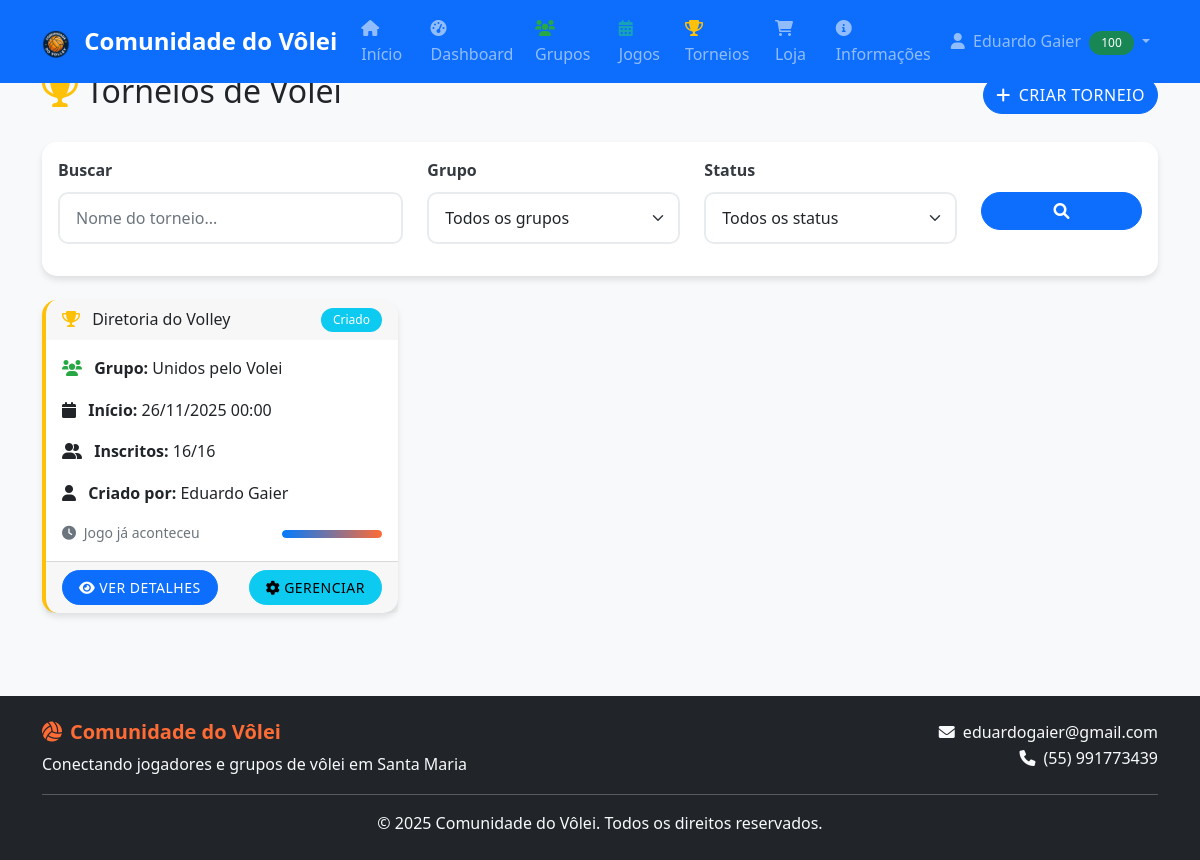
Before: /torneios.php (signed in) with the older database file.
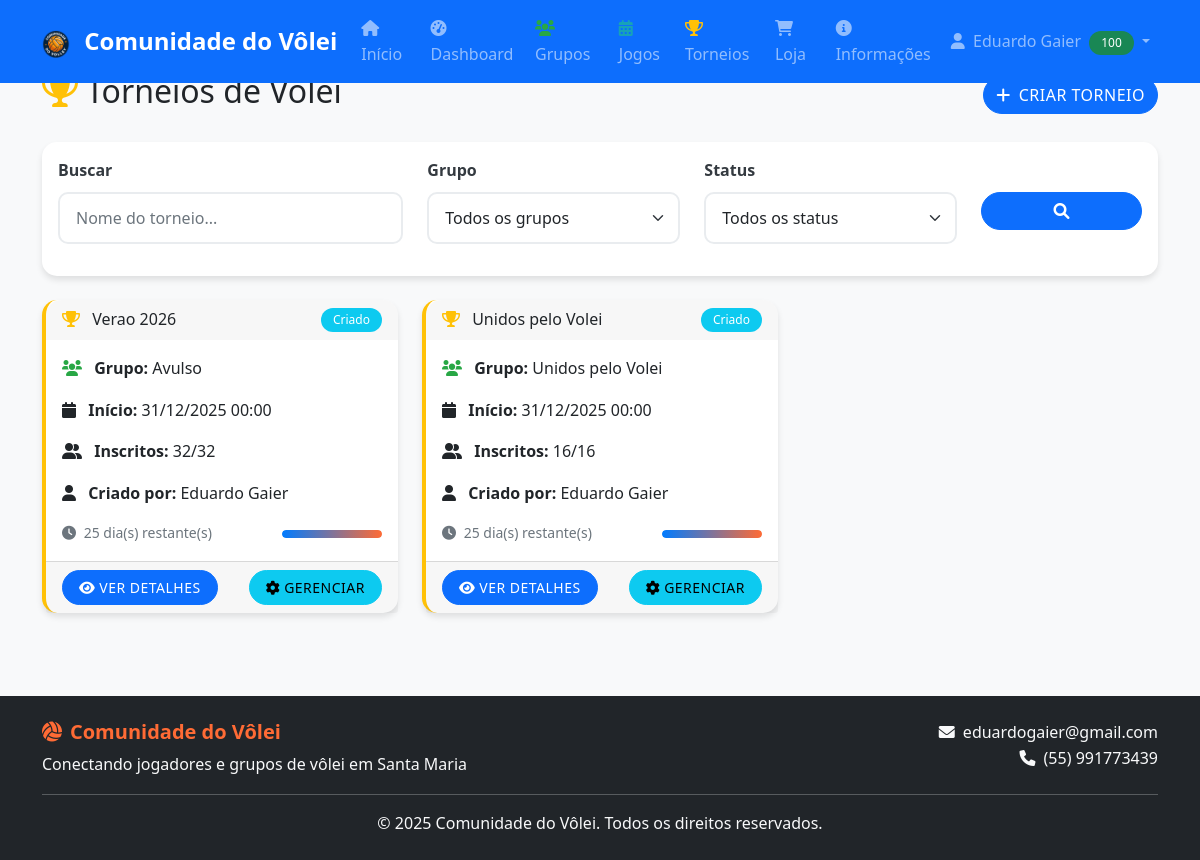
After: the same page with the newer database file.
### tables this page shows
CREATE TABLE `torneios` (
  `id` int(11) NOT NULL,
  `nome` varchar(100) NOT NULL,
  `descricao` text DEFAULT NULL,
  `grupo_id` int(11) DEFAULT NULL,
  `tipo` enum('grupo','avulso') DEFAULT 'grupo',
  `data_inicio` datetime NOT NULL,
  `data_fim` datetime DEFAULT NULL,
  `max_participantes` int(11) DEFAULT 16,
  `quantidade_times` int(11) DEFAULT NULL,
  `integrantes_por_time` int(11) DEFAULT NULL,
  `modalidade` enum('todos_contra_todos','todos_chaves') DEFAULT NULL,
  `quantidade_grupos` int(11) DEFAULT NULL,
  `status` enum('Criado','Inscrições Abertas','Em Andamento','Finalizado','Cancelado') DEFAULT 'Criado',
  `criado_por` int(11) NOT NULL,
  `data_criacao` timestamp NOT NULL DEFAULT current_timestamp(),
  `inscricoes_abertas` tinyint(1) NOT NULL DEFAULT 0
);

CREATE TABLE `grupos` (
  `id` int(11) NOT NULL,
  `nome` varchar(100) NOT NULL,
  `logo_id` int(11) DEFAULT NULL,
  `descricao` text DEFAULT NULL,
  `nivel` enum('Iniciante','Amador','Avançado','Profissional') DEFAULT NULL,
  `administrador_id` int(11) NOT NULL,
  `local_principal` varchar(200) DEFAULT NULL,
  `contato` text DEFAULT NULL,
  `ativo` tinyint(1) DEFAULT 1,
  `data_criacao` timestamp NOT NULL DEFAULT current_timestamp(),
  `modalidade` enum('Vôlei','Vôlei Quadra','Vôlei Areia','Beach Tênis') DEFAULT NULL
);

CREATE TABLE `usuarios` (
  `id` int(11) NOT NULL,
  `nome` varchar(100) NOT NULL,
  `usuario` varchar(50) NOT NULL,
  `cpf` varchar(14) DEFAULT NULL,
  `telefone` varchar(15) DEFAULT NULL,
  `email` varchar(100) NOT NULL,
  `senha` varchar(255) NOT NULL,
  `nivel` enum('Iniciante','Intermediário','Avançado','Profissional') NOT NULL,
  `genero` enum('Masculino','Feminino') NOT NULL DEFAULT 'Masculino',
  `disponibilidade` text DEFAULT NULL,
  `data_aniversario` date DEFAULT NULL,
  `reputacao` int(11) DEFAULT 0,
  `foto_perfil` varchar(255) DEFAULT NULL,
  `data_cadastro` timestamp NOT NULL DEFAULT current_timestamp(),
  `ativo` tinyint(1) DEFAULT 1,
  `is_premium` tinyint(1) DEFAULT 0,
  `premium_ativado_em` timestamp NULL DEFAULT NULL,
  `premium_expira_em` timestamp NULL DEFAULT NULL,
  `ultimo_pagamento` timestamp NULL DEFAULT NULL,
  `is_admin` tinyint(1) DEFAULT 0
);

### includes/db_connect.php (called while the page is built, shortened)
<?php
function executeQuery($pdo, $sql, $params = []) {
    try {
        $stmt = $pdo->prepare($sql);
        $stmt->execute($params);
        return $stmt;
    } catch(PDOException $e) {
        error_log("Erro na query: " . $e->getMessage());
        return false;
    }
}
?>

### includes/functions.php (called while the page is built, shortened)
<?php
function formatarData($data, $formato = 'd/m/Y H:i') {
    return date($formato, strtotime($data));
}
function tempoRestante($data) {
    $agora = new DateTime();
    $data_jogo = new DateTime($data);
    $diferenca = $agora->diff($data_jogo);
    if ($agora > $data_jogo) {
        return 'Jogo já aconteceu';
    }
    if ($diferenca->days > 0) {
        return $diferenca->days . ' dia(s) restante(s)';
    } elseif ($diferenca->h > 0) {
        return $diferenca->h . ' hora(s) restante(s)';
    } else {
        return $diferenca->i . ' minuto(s) restante(s)';
    }
}
?>

### torneios.php (the view, shortened to what the changed rows need)
<?php
require_once 'includes/db_connect.php';
require_once 'includes/functions.php';
$sql = "SELECT t.*, g.nome as grupo_nome, u.nome as criado_por_nome,
               COUNT(tp.id) as total_inscritos
        FROM torneios t
        LEFT JOIN grupos g ON t.grupo_id = g.id
        LEFT JOIN usuarios u ON t.criado_por = u.id
        LEFT JOIN torneio_participantes tp ON t.id = tp.torneio_id
        WHERE t.status IN ('Criado', 'Inscrições Abertas', 'Em Andamento')
        GROUP BY t.id
        ORDER BY t.data_inicio ASC";
$stmt = executeQuery($pdo, $sql);
$torneios = $stmt ? $stmt->fetchAll() : [];
include 'includes/header.php';
?>
<div class="row">
    <div class="col-12">
        <div class="d-flex justify-content-between align-items-center mb-4">
            <h2>
                <i class="fas fa-trophy me-2"></i>Torneios de Vôlei
            </h2>
        </div>
    </div>
</div>
<div class="row">
    <div class="col-12">
        <?php if (empty($torneios)): ?>
            <div class="text-center py-5">
                <i class="fas fa-trophy fa-4x text-muted mb-3"></i>
                <h5 class="text-muted">Nenhum torneio encontrado</h5>
                <p class="text-muted">Seja o primeiro a criar um torneio!</p>
                <button class="btn btn-primary" data-bs-toggle="modal" data-bs-target="#criarTorneioModal">
                    <i class="fas fa-plus me-2"></i>Criar Primeiro Torneio
                </button>
            </div>
        <?php else: ?>
            <div class="row" id="torneios-container">
                <?php foreach ($torneios as $torneio): ?>
                    <div class="col-md-6 col-lg-4 mb-4">
                        <div class="card h-100 torneio-card">
                            <div class="card-header d-flex justify-content-between align-items-center">
                                <h6 class="mb-0">
                                    <i class="fas fa-trophy me-2"></i>
                                    <?php echo htmlspecialchars($torneio['nome']); ?>
                                </h6>
                                <span class="badge bg-<?php
                                    echo $torneio['status'] === 'Inscrições Abertas' ? 'success' :
                                        ($torneio['status'] === 'Em Andamento' ? 'warning' :
                                        ($torneio['status'] === 'Criado' ? 'info' : 'secondary'));
                                ?>">
                                    <?php echo htmlspecialchars($torneio['status']); ?>
                                </span>
                            </div>
                            <div class="card-body">
                                <p class="card-text">
                                    <i class="fas fa-users me-2"></i>
                                    <strong>Grupo:</strong> <?php echo htmlspecialchars($torneio['grupo_nome'] ?: 'Avulso'); ?>
                                </p>
                                <?php if (!empty($torneio['data_inicio'])): ?>
                                <p class="card-text">
                                    <i class="fas fa-calendar me-2"></i>
                                    <strong>Início:</strong> <?php echo formatarData($torneio['data_inicio']); ?>
                                </p>
                                <?php endif; ?>
                                <p class="card-text">
                                    <i class="fas fa-user-friends me-2"></i>
                                    <strong>Inscritos:</strong> <?php
                                    $maxParticipantes = $torneio['max_participantes'] ?? $torneio['quantidade_participantes'] ?? 0;
                                    echo (int)$torneio['total_inscritos'];
                                    if ($maxParticipantes > 0) {
                                        echo '/' . (int)$maxParticipantes;
                                    }
                                    ?>
                                </p>
                                <p class="card-text">
                                    <i class="fas fa-user me-2"></i>
                                    <strong>Criado por:</strong> <?php echo htmlspecialchars($torneio['criado_por_nome']); ?>
                                </p>
                                <?php if (!empty($torneio['data_inicio'])): ?>
                                <div class="d-flex justify-content-between align-items-center">
                                    <small class="text-muted">
                                        <i class="fas fa-clock me-1"></i>
                                        <?php echo tempoRestante($torneio['data_inicio']); ?>
                                    </small>
                                    <?php
                                    $maxParticipantes = $torneio['max_participantes'] ?? $torneio['quantidade_participantes'] ?? 0;
                                    if ($maxParticipantes > 0):
                                    ?>
                                    <div class="progress" style="width: 100px; height: 8px;">
                                        <div class="progress-bar" role="progressbar"
                                             style="width: <?php echo min(100, ($torneio['total_inscritos'] / $maxParticipantes) * 100); ?>%">
                                        </div>
                                    </div>
                                    <?php endif; ?>
                                </div>
                                <?php endif; ?>
                            </div>
                            <div class="card-footer">
                                <div class="d-flex justify-content-between">
                                    <a href="torneio.php?id=<?php echo $torneio['id']; ?>" class="btn btn-primary btn-sm">
                                        <i class="fas fa-eye me-1"></i>Ver Detalhes
                                    </a>
                                    <?php if ($torneio['status'] === 'Inscrições Abertas'): ?>
                                        <button class="btn btn-success btn-sm"
                                                onclick="inscreverTorneio(<?php echo $torneio['id']; ?>)">
                                            <i class="fas fa-user-plus me-1"></i>Inscrever-se
                                        </button>
                                    <?php elseif ($torneio['status'] === 'Criado'): ?>
                                        <?php
                                        $sou_criador = ((int)$torneio['criado_por'] === (int)$_SESSION['user_id']);
                                        $sou_admin_grupo = false;
                                        if ($torneio['grupo_id']) {
                                            $sql_check = "SELECT administrador_id FROM grupos WHERE id = ?";
                                            $stmt_check = executeQuery($pdo, $sql_check, [$torneio['grupo_id']]);
                                            $grupo_check = $stmt_check ? $stmt_check->fetch() : false;
                                            $sou_admin_grupo = $grupo_check && ((int)$grupo_check['administrador_id'] === (int)$_SESSION['user_id']);
                                        }
                                        if ($sou_criador || $sou_admin_grupo || isAdmin($pdo, $_SESSION['user_id'])):
                                        ?>
                                            <a href="admin/gerenciar_torneio.php?id=<?php echo $torneio['id']; ?>" class="btn btn-info btn-sm">
                                                <i class="fas fa-cog me-1"></i>Gerenciar
                                            </a>
                                        <?php else: ?>
                                            <span class="badge bg-info"><?php echo htmlspecialchars($torneio['status']); ?></span>
                                        <?php endif; ?>
                                    <?php else: ?>
                                        <span class="badge bg-warning"><?php echo htmlspecialchars($torneio['status']); ?></span>
                                    <?php endif; ?>
                                </div>
                            </div>
                        </div>
                    </div>
                <?php endforeach; ?>
            </div>
        <?php endif; ?>
    </div>
</div>
<?php include 'includes/footer.php'; ?>

Changed rows visible on the page:
removed torneios: nome "Diretoria do Volley", status "Criado", grupo.nome "Unidos pelo Volei", data_inicio "26/11/2025 00:00", total_inscritos "16", max_participantes "16", criado_por.nome "Eduardo Gaier", data_inicio "Jogo já aconteceu", min(100, ($torneio['total_inscritos'] / $maxParticipantes) * 100) 100 (drawn)
added torneios: nome "Verao 2026", status "Criado", grupo_nome "Avulso", data_inicio "31/12/2025 00:00", total_inscritos "32", max_participantes "32", criado_por.nome "Eduardo Gaier", data_inicio "25 dia(s) restante(s)", min(100, ($torneio['total_inscritos'] / $maxParticipantes) * 100) 100 (drawn)
added torneios: nome "Unidos pelo Volei", status "Criado", grupo.nome "Unidos pelo Volei", data_inicio "31/12/2025 00:00", total_inscritos "16", max_participantes "16", criado_por.nome "Eduardo Gaier", data_inicio "25 dia(s) restante(s)", min(100, ($torneio['total_inscritos'] / $maxParticipantes) * 100) 100 (drawn)
